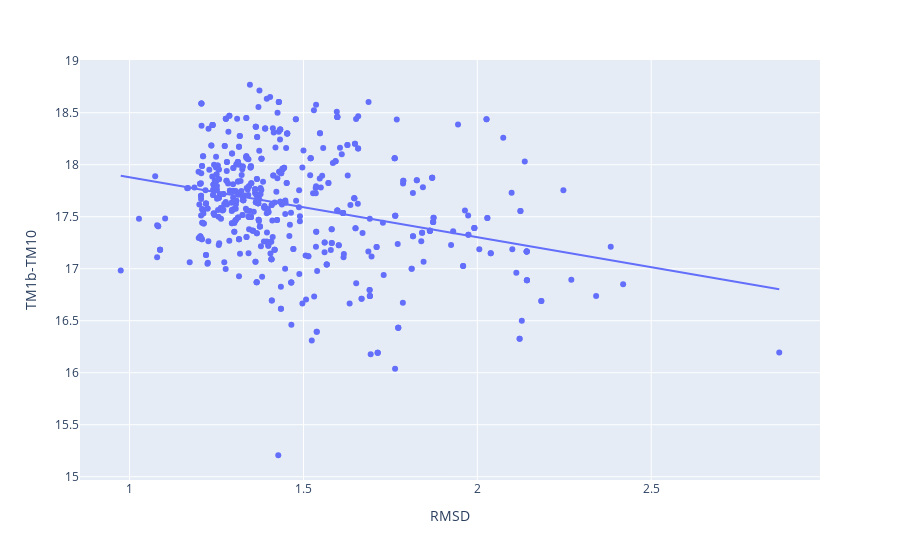

Source (notebook cell):
### Code cell
fig1 = px.scatter(ser333_data1_1, x="RMSD", y="TM1b-TM10", trendline="ols")
fig1.show()

### Figure 1 — Plotly figure (JSON) as saved in the notebook; plotly's stock layout.template omitted (floating-point values rounded to 4 significant figures; data arrays with more than 128 entries replaced by an {"elided": "..."} marker saying what was removed)
{"data": [{"hovertemplate": "RMSD=%{x}<br>TM1b-TM10=%{y}<extra></extra>", "legendgroup": "", "marker": {"color": "#636efa", "symbol": "circle"}, "mode": "markers", "name": "", "orientation": "v", "showlegend": false, "type": "scatter", "x": {"elided": "581 float values"}, "xaxis": "x", "y": {"elided": "581 float values"}, "yaxis": "y"}, {"hovertemplate": "<b>OLS trendline</b><br>TM1b-TM10 = -0.576237 * RMSD + 18.4557<br>R<sup>2</sup>=0.088355<br><br>RMSD=%{x}<br>TM1b-TM10=%{y} <b>(trend)</b><extra></extra>", "legendgroup": "", "marker": {"color": "#636efa", "symbol": "circle"}, "mode": "lines", "name": "", "showlegend": false, "type": "scatter", "x": {"elided": "581 float values"}, "xaxis": "x", "y": {"elided": "581 float values"}, "yaxis": "y"}], "layout": {"legend": {"tracegroupgap": 0}, "margin": {"t": 60}, "xaxis": {"anchor": "y", "domain": [0, 1], "title": {"text": "RMSD"}}, "yaxis": {"anchor": "x", "domain": [0, 1], "title": {"text": "TM1b-TM10"}}}}
